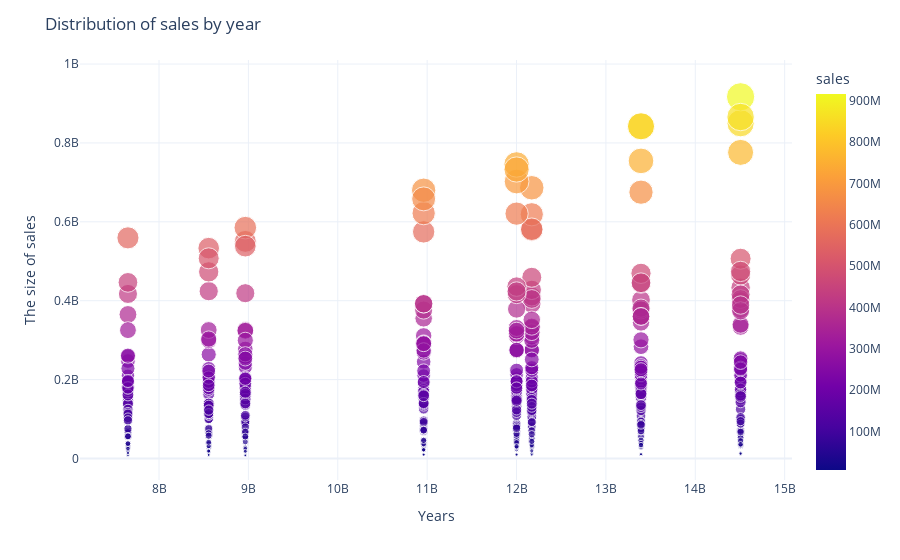

Notebook cell for this chart:
### Markdown cell above
The highest sales occured in third quarter.
Let us take a look at the distribution of sales through the years.

### Code cell
yearly_sales=data.groupby('year')['sales'].sum().reset_index().rename(columns={'sales':'Yearly_sale'})
data=data.merge(yearly_sales,on='year')
fig=px.scatter(data,x='Yearly_sale',y='sales',size='sales',color='sales')
fig.update_layout(title_text='Distribution of sales by year',xaxis_title='Years',yaxis_title='The size of sales')
fig.show()

### Figure 1 — Plotly figure (JSON) as saved in the notebook; plotly's stock layout.template omitted (floating-point values rounded to 4 significant figures; data arrays with more than 128 entries replaced by an {"elided": "..."} marker saying what was removed)
{"data": [{"hovertemplate": "Yearly_sale=%{x}<br>sales=%{marker.color}<extra></extra>", "legendgroup": "", "marker": {"color": {"elided": "501 int values"}, "coloraxis": "coloraxis", "size": {"elided": "501 int values"}, "sizemode": "area", "sizeref": 2292275, "symbol": "circle"}, "mode": "markers", "name": "", "orientation": "v", "showlegend": false, "type": "scatter", "x": {"elided": "501 int values"}, "xaxis": "x", "y": {"elided": "501 int values"}, "yaxis": "y"}], "layout": {"coloraxis": {"colorbar": {"title": {"text": "sales"}}, "colorscale": [[0, "#0d0887"], [0.1111, "#46039f"], [0.2222, "#7201a8"], [0.3333, "#9c179e"], [0.4444, "#bd3786"], [0.5556, "#d8576b"], [0.6667, "#ed7953"], [0.7778, "#fb9f3a"], [0.8889, "#fdca26"], [1, "#f0f921"]]}, "legend": {"itemsizing": "constant", "tracegroupgap": 0}, "margin": {"t": 60}, "title": {"text": "Distribution of sales by year"}, "xaxis": {"anchor": "y", "domain": [0, 1], "title": {"text": "Years"}}, "yaxis": {"anchor": "x", "domain": [0, 1], "title": {"text": "The size of sales"}}}}
